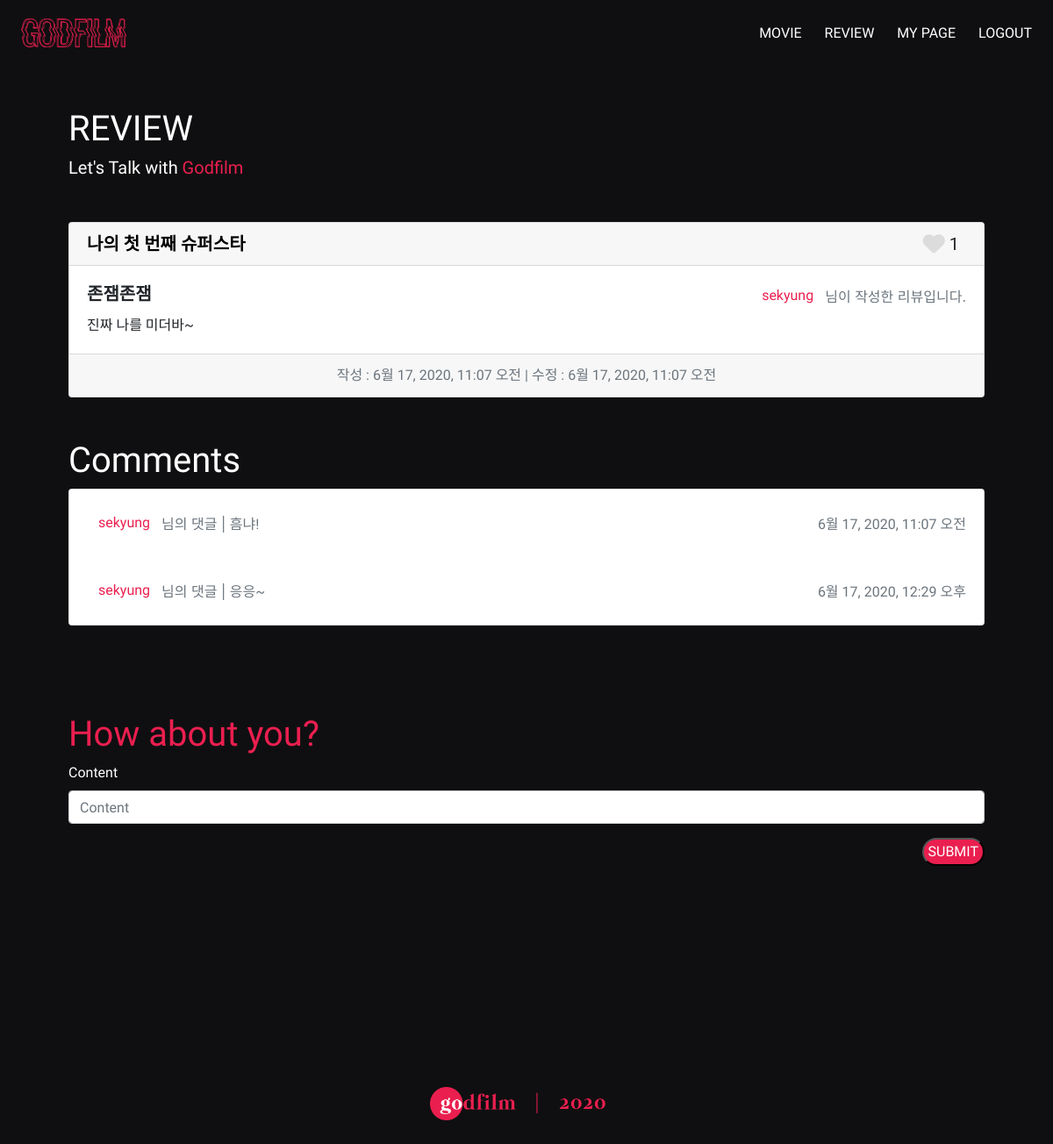
Screenshot of /movies/4/1/ (signed in) with the database file from the repository.
### movies/models.py (models this page shows, shortened)
class Review(models.Model):
    title = models.CharField(max_length=100)
    content = models.TextField()
    user = models.ForeignKey(settings.AUTH_USER_MODEL, on_delete=models.CASCADE)
    movie = models.ForeignKey(Movie, on_delete=models.CASCADE)
    created_at = models.DateTimeField(auto_now_add=True)
    updated_at = models.DateTimeField(auto_now=True)
    like_users = models.ManyToManyField(settings.AUTH_USER_MODEL, related_name='like_reviews', blank=True)

class Movie(models.Model):
    title = models.CharField(max_length=100)
    overview = models.TextField(blank=True)
    poster_path = models.CharField(max_length=200, null=True)
    cast = models.ManyToManyField(Cast, related_name='cast_movie', blank=True)

class ReviewComment(models.Model):
    content = models.CharField(max_length=200)
    created_at = models.DateTimeField(auto_now_add=True)
    updated_at = models.DateTimeField(auto_now=True)
    review = models.ForeignKey(Review, on_delete=models.CASCADE)
    user = models.ForeignKey(settings.AUTH_USER_MODEL, on_delete=models.CASCADE)

### accounts/models.py (models this page shows)
class User(AbstractUser):
    followers = models.ManyToManyField(
            settings.AUTH_USER_MODEL,
            related_name='followings'
        )

### movies/views.py (the view)
# urls.py: path('<int:movie_id>/<int:review_id>/', views.review_detail, name='review_detail'),
@login_required
def review_detail(request, movie_id, review_id):
    movie = get_object_or_404(Movie, id=movie_id)
    review = get_object_or_404(Review, id=review_id)
    comments = review.reviewcomment_set.all()
    comment_form = ReviewCommentForm()
    context = {
        'movie': movie,
        'review': review,
        'comments': comments,
        'comment_form': comment_form,
    }
    return render(request, 'movies/review_detail.html', context)

### movies/forms.py
class ReviewCommentForm(forms.ModelForm):
    class Meta:
        model = ReviewComment
        fields = ['content']

### movies/templates/movies/review_detail.html (shortened to what this page needs)
{% extends 'base.html' %}
{% load bootstrap4 %}
{% block content %}
<div style="margin-bottom: 50px;">
  <h1 style="color: white;">REVIEW</h1>
  <h5 style="color: white;">Let's Talk with <span style="color: #ea1f4f;">Godfilm</span></h5>
</div>
<div class="card">
  <h5 class="card-header">
    <a href="{% url 'movies:movie_detail' movie.id %}"
    style="text-decoration:none; font-family: 'Nanum Gothic', sans-serif; font-weight: bold; color:black" class="review-movie">{{ review.movie.title }}</a>
    <div class="float-right">
        {% if request.user in review.like_users.all %}
          <i class="fas fa-heart fa-lg like-button" style="color:crimson" data-movieid="{{ movie.id }}" data-reviewid="{{ review.id }}"></i>
        {% else %}
          <i class="fas fa-heart fa-lg like-button" style="color:gainsboro" data-movieid="{{ movie.id }}" data-reviewid="{{ review.id }}"></i>
        {% endif %}
        <span id="like-count-{{ review.id }}" class="mr-2">{{ review.like_users.all|length }}</span>
      </div>
  </h5>
  <div class="card-body">
    <div class="d-flex justify-content-between">
      <h5 class="card-title" style="font-family: 'Nanum Gothic', sans-serif; font-weight: bold;">{{ review.title }}</h5>
      <span><a href="{% url 'accounts:profile' review.user.username %}" class="btn goprofile" style="margin-top: -5px;">{{ review.user.username }}</a><span class="text-muted">님이 작성한 리뷰입니다.</span></span>
    </div>
    <p class="card-text" style="font-family: 'Nanum Gothic', sans-serif;">{{ review.content }}</p>
  </div>
  <div class="card-footer text-muted" style="font-family: 'Nanum Gothic', sans-serif; text-align: center;">
    작성 : {{ review.created_at }} | 수정 : {{ review.updated_at }}
  </div>
</div>
<h1 style="font-family: 'Suez One', serif; color: white;;" class="mt-5">Comments</h1>
{% if comments.count != 0 %}
	<div class="card">
      {% for comment in comments %}
      <div class="card-body d-flex justify-content-between">
        <div class="mt-1">
          <span><a href="{% url 'accounts:profile' comment.user %}" class="btn goprofile" style="margin-top: -5px;">{{ comment.user }}</a><span class="text-muted">님의 댓글 | </span></span>
          <span style="display: inline-block; font-family: 'Nanum Gothic', sans-serif;" class="text-muted">  {{ comment.content }}</span>
        </div>
        <div class="d-flex justify-content-end">
        <span style="display: inline-block; font-family: 'Nanum Gothic', sans-serif;" class="text-muted mt-2">{{ comment.created_at }}</span>
      </div>
      </div>
      {% endfor %}
  </div>
{% endif %}
  <div class="mb-5">
    <h1 style="font-family: 'Suez One', serif; color: #ea1f4f;" class="opinion">How about you?</h1>
    {% if user.is_authenticated %}
    <form action="{% url 'movies:review_comment_create' movie.id review.id %}" method="POST" style="font-family: 'Suez One', serif; color: white;">
      {% bootstrap_form comment_form %}
      <button class="commtent-btn float-right">SUBMIT</button>
    </form>
    {% endif %}
  </div>
{% endblock %}

### templates/base.html (style rules this page uses)
p { font-family: 'Raleway', sans-serif; }
#back { width: 100%; background-color: #0f0f11; }
h1, h5 { font-family: 'Suez One', serif; }
.goprofile { text-decoration:none; font-family: 'Suez One', serif; color: #ea1f4f; border-radius: 50px; }
.opinion { margin-top: 100px; }
.commtent-btn { font-family: 'Suez One', serif; border-radius: 50px; padding:2px 5px; background-color: #ea1f4f; color: white; }

### rows the page displays
Review: movie "나의 첫 번째 슈퍼스타", like_users.all|length "1", title "존잼존잼", user.username "sekyung", content "진짜 나를 미더바~", created_at "6월 17, 2020, 11:07 오전", updated_at "6월 17, 2020, 11:07 오전"
ReviewComment: user "sekyung", content "흠냐!", created_at "6월 17, 2020, 11:07 오전"
ReviewComment: user "sekyung", content "응응~", created_at "6월 17, 2020, 12:29 오후"
